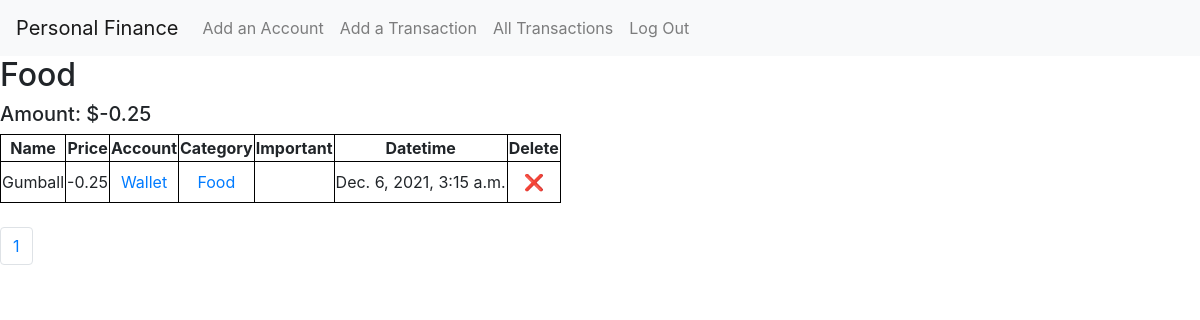
Page /Food (signed in) on the committed database.
### finances/models.py (models this page shows, shortened)
class Transaction(models.Model):
    ruser = models.ForeignKey(User, on_delete=models.CASCADE, default=0)
    raccount = models.ForeignKey(Account, on_delete=models.CASCADE)
    transfer_account = models.ForeignKey(Account, on_delete=models.CASCADE, null=True, blank=True, related_name="transfer")
    CASH = 'Cash'
    CREDIT = 'Credit'
    FAMILY = 'Family'
    FOOD = 'Food'
    FRIENDS = 'Friends'
    GAS = 'Gas'
    GROCERIES = 'Groceries'
    SHOPPING = 'Shopping'
    SAVINGS = 'Savings'
    SCHOOL = 'School'
    WORK = 'Work'
    OTHER = 'Other'
    CHOICES = [
        (CASH, 'Cash'),
        (CREDIT, 'Credit'),
        (FAMILY, 'Family'),
        (FOOD, 'Food'),
        (FRIENDS, 'Friends'),
        (GAS, 'Gas'),
        (GROCERIES, 'Groceries'),
        (SHOPPING, 'Shopping'),
        (SAVINGS, 'Savings'),
        (SCHOOL, 'School'),
        (WORK, 'Work'),
        (OTHER, 'Other')
    ]
    name = models.CharField(max_length=64)
    description = models.TextField(max_length=1000, blank=True)
    price = models.DecimalField(max_digits=10, decimal_places=2)
    time = models.DateTimeField(auto_now_add=True)
    important = models.BooleanField(default=True)
    category = models.CharField(max_length=12, choices=CHOICES, default=OTHER)

class Account(models.Model):
    ruser = models.ForeignKey(User, on_delete=models.CASCADE, default=0)
    name = models.CharField(max_length=64)
    all_money = models.DecimalField(max_digits=10, decimal_places=2)

### finances/views.py (the view)
# urls.py: path('<str:cat>', views.category_trans, name="category_trans"),
@login_required
def category_trans(request, cat):
    user = User.objects.get(username=request.user)
    transactions = Transaction.objects.filter(ruser=user, category=cat).order_by('-time')
    cat_sum = get_cat_sum(transactions)
    p = Paginator(transactions, pag_count)
    page_num = request.GET.get('page', 1)
    try:
        page = p.page(page_num)
    except EmptyPage:
        page = p.page(1)
    return render(request, "finances/category.html", {'transactions': page, 'cat': cat, 'cat_sum': cat_sum})

### finances/utils.py (called while the page is built)
def get_cat_sum(trans):
    sum = 0.00
    for t in trans:
        sum += float(t.price)
    return round(sum, 2)

### finances/templates/finances/category.html (shortened to what this page needs)
{% extends "finances/layout.html" %}
{% load static %}
{% block body %}
    <h2>{{ cat }}</h2>
    <h5>Amount: ${{ cat_sum }}</h5>
    {% include 'finances/transactions.html' %}
    <br>
    <ul class="pagination">
        <li class="page-item"><a class="page-link" href="{% url 'index' %}?page={{transactions.number}}">{{transactions.number}}</a></li>
    </ul>
{% endblock %}

### finances/templates/finances/transactions.html (shortened to what this page needs)
<div class="table-scrollable">
<table>
    {% if transactions %}
    <tr>
        <th>Name</th>
        <th>Price</th>
        <th>Account</th>
        <th>Category</th>
        <th>Important</th>
        <th>Datetime</th>
        <th>Delete</th>
    </tr>
    {% else %}
    Sorry no transactions. <a href="{% url 'add_transaction' %}">Please create one.</a>
    {% endif %}
    {% for t in transactions %}
    <tr id="trans-{{t.id}}">
        {% if t.description %}
            <td title="{{ t.description }}">{{ t.name }}</td>
        {% else %}
            <td>{{ t.name }} {{t.description}}</td>
        {% endif %}
        <td>{{ t.price }}</td>
        <td><a href="{% url 'account_trans' t.raccount.id %}">{{ t.raccount.name }}</a></td>
        <td><a href="{% url 'category_trans' t.category %}">{{ t.category }}</a></td>
        <td style="text-align: center">
        </td>
        <td>{{ t.time }}</td>
        <td>
            <button class="btn" onclick="delete_trans({{t.id}})">
                <span style="cursor:pointer;">&#10060;</span>
            </button>
        </td>
    </tr>
    {% endfor %}
</table>
</div>

### finances/static/finances/styles.css (style rules this page uses)
.table-scrollable { overflow: auto; }
table, th, td { border: 1px solid black; border-collapse: collapse; }
th { text-align: center; }
td { text-align: center; }

### rows in the picture
Transaction: category "Food", name "Gumball", price "-0.25", raccount.name "Wallet", time "Dec. 6, 2021, 3:15 a.m."

### other values in the picture
{{ cat_sum }} "-0.25"
{{ transactions.number }} "1"
